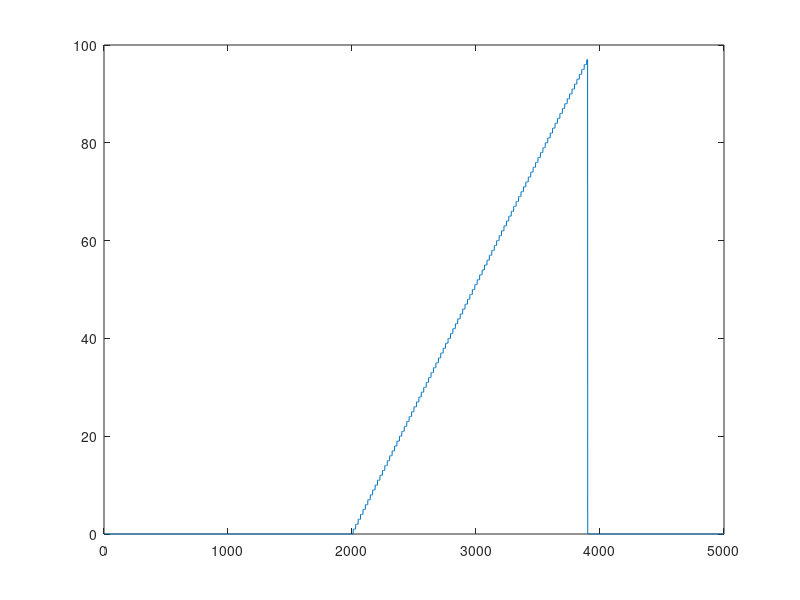
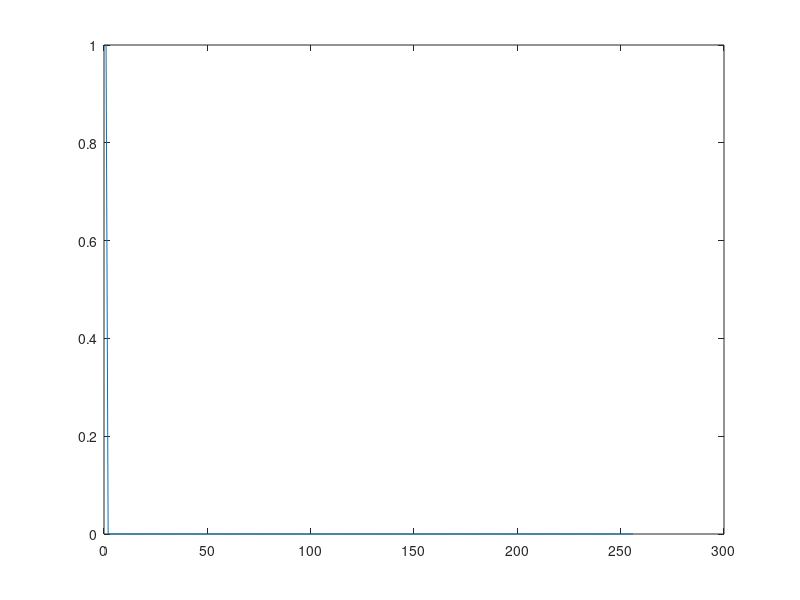

Here is the MATLAB script that generated these plots, in order:
% WORK IN PROGRESS %

%% Parameters:
clear all, clc, close all
% ADC and input data oscilloscope acquisition
acquisition_rate = 50e3;%Hz
sampling_rate = 250e6;%Hz
top_period = 7600e-9;%s
top_samples_offset = 2000;
histogram_bins = 256;
trigger_bounds = 0;
%Calculated
samples_acquisition = sampling_rate/acquisition_rate;
top_samples = top_period*sampling_rate;
%% Signal generation
signal_template = cast(zeros(1,samples_acquisition), 'uint16');
for i = 1:top_samples
    signal_template(i+top_samples_offset) = round((i*255)/samples_acquisition);
end
figure(1)
plot(signal_template)
%% Histogram
signal = signal_template;
hist_array =zeros(1,histogram_bins);
% Will need later higher and smaller sample
higher_sample_value = 0;
smaller_sample_value = 65535; %16 bits ADC maxium value
higher_sample = 0;
smaller_sample = 0; %16 bits ADC maxium value
for n=1:(length(signal))
    hist_array(1,signal(n)+1)=hist_array(1,signal(n)+1)+1; %add 1 into to corresponding bin
    if(signal(n) > higher_sample_value)
        higher_sample_value = signal(n);
        higher_sample = n;
        break;
    elseif(signal(n) < smaller_sample_value)
        smaller_sample_value = signal(n);
        samller_sample = n;
        break;
    end
end
figure(2)
pause(1)
plot(hist_array)
%% Find the bounds
figure(3)
for i = 1:histogram_bins
    if(hist_array(i) > 0)
        low_bin = i;
        break;
    end
end
for i = histogram_bins:-1:1
    if(hist_array(i) > 0)
        high_bin = i;
        break;
    end
end
%% Slice histogram lower (l) and upper (u)
l_low_bin = low_bin;
l_high_bin = low_bin + floor((high_bin - low_bin)/2);
u_low_bin = l_high_bin;
u_high_bin = high_bin;



